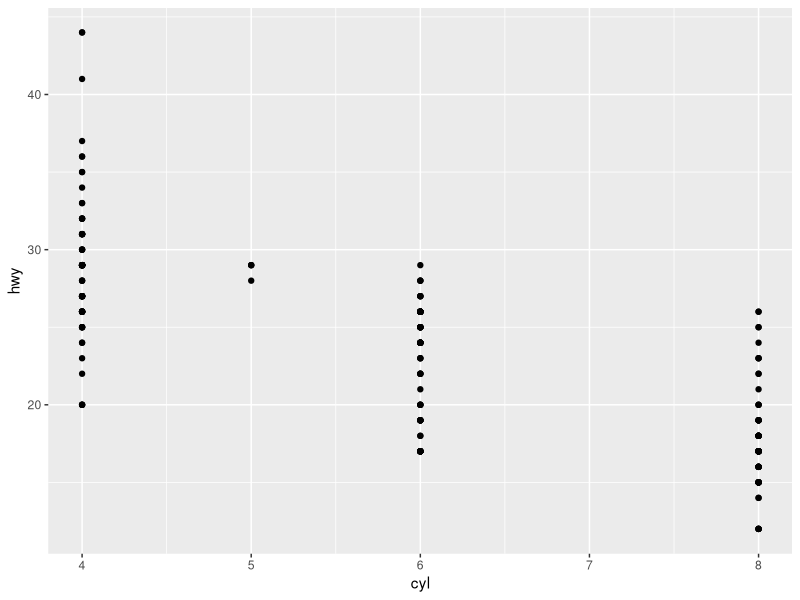
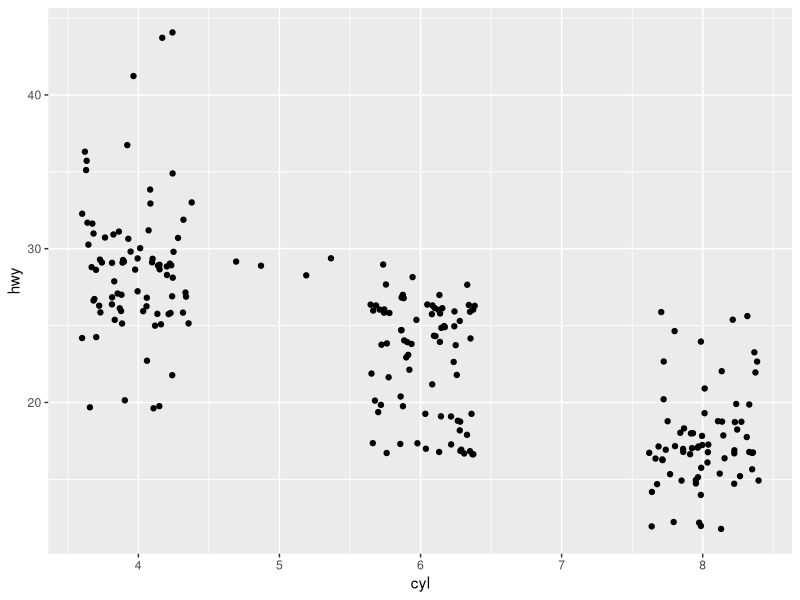
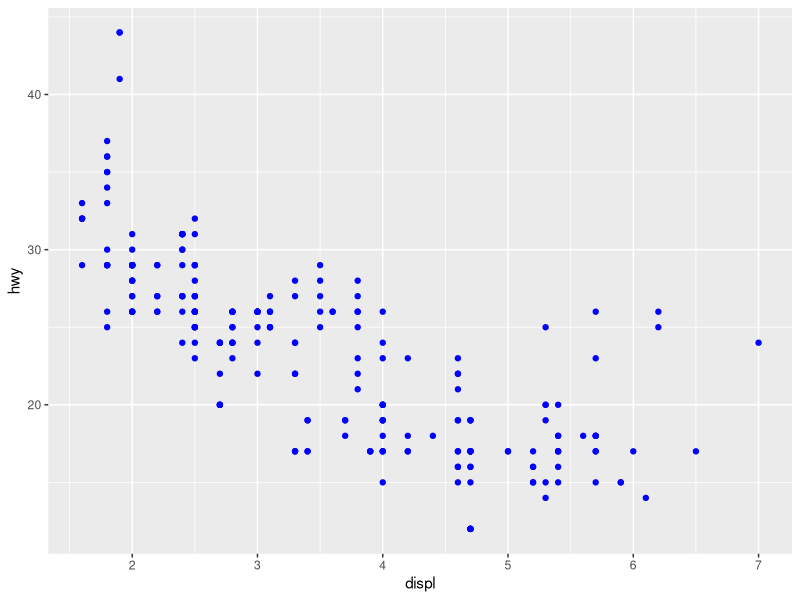
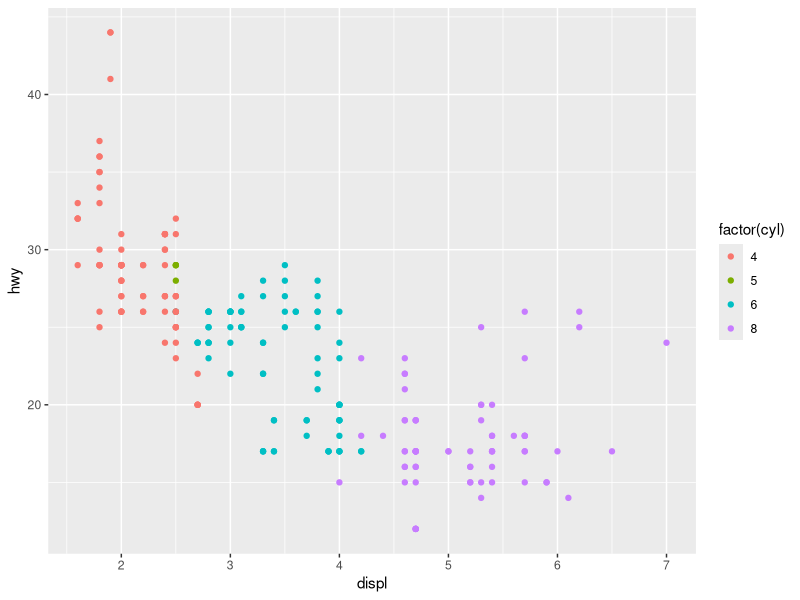
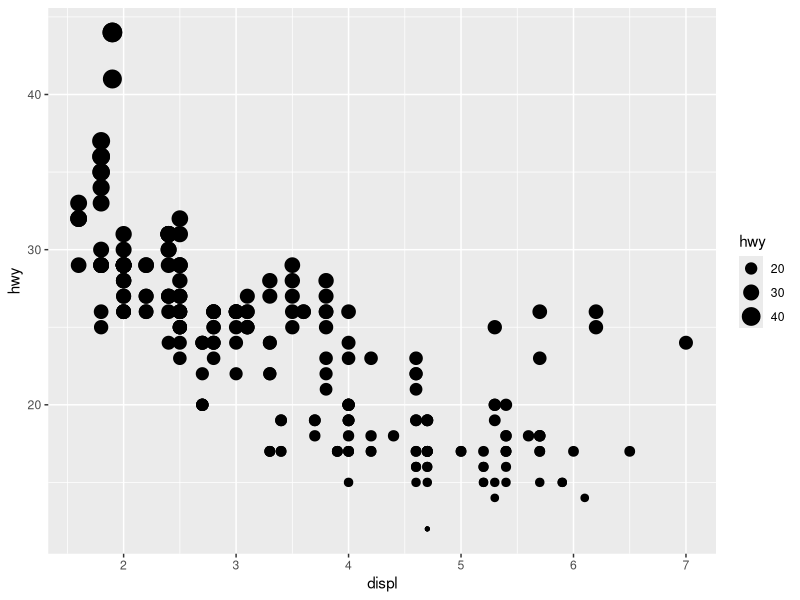
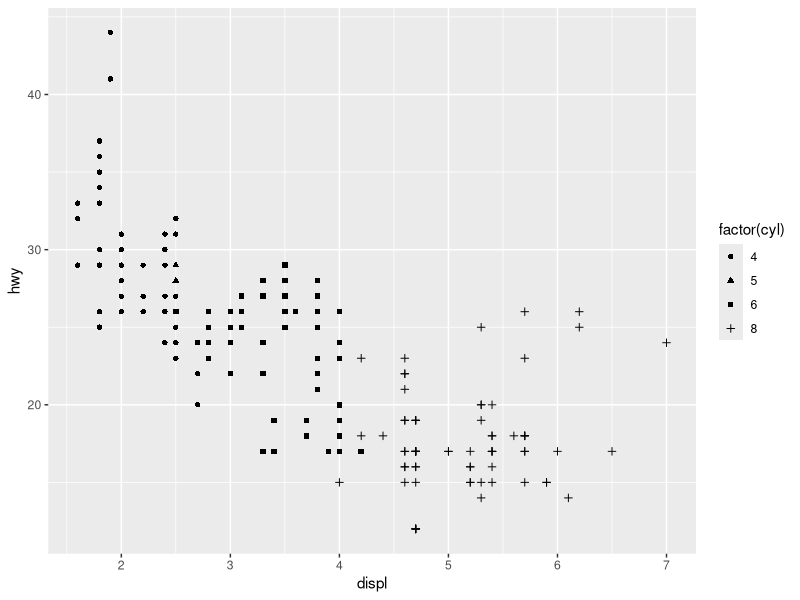
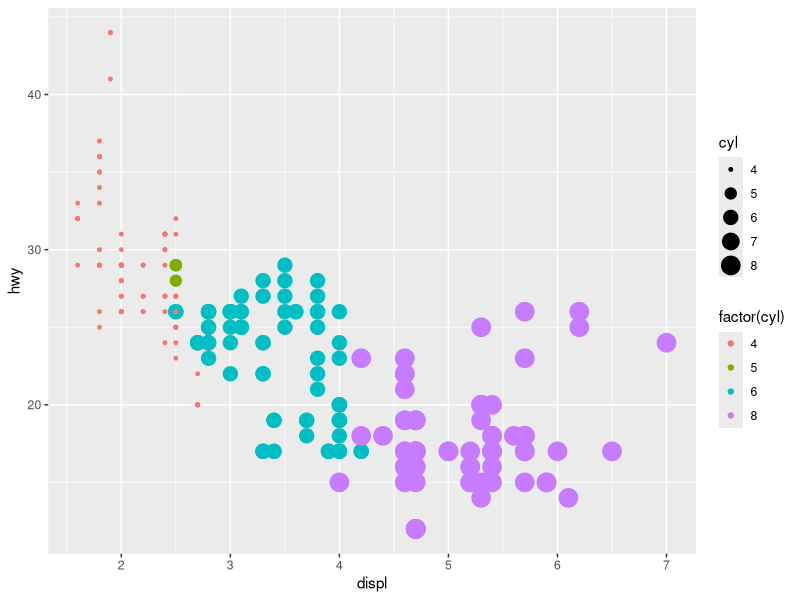
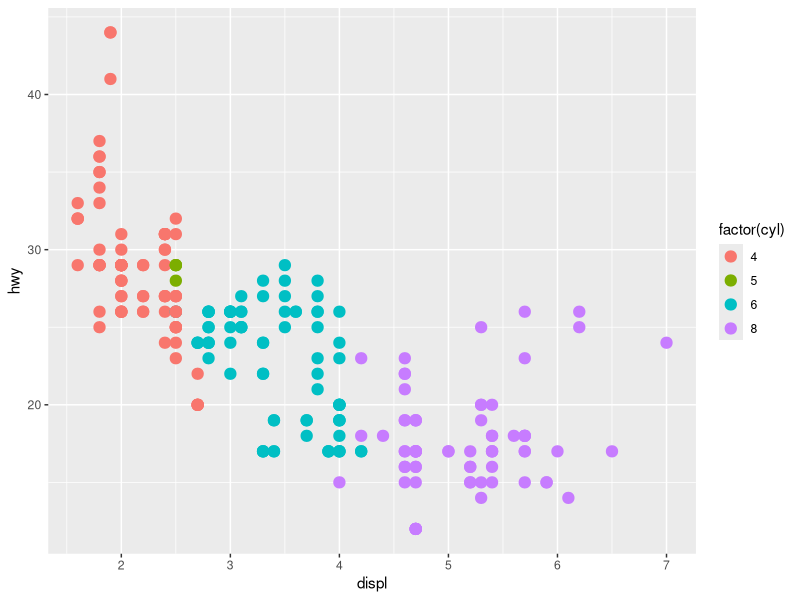

Source code (R) for these figures, in order:
# Загружаем необходимую библиотеку
library(ggplot2)

# Загружаем dataset mpg
data(mpg)

# 1. Построение диаграммы рассеяния hwy от cyl
ggplot(data = mpg) +
  geom_point(mapping = aes(x = cyl, y = hwy))

# Диаграмма рассеяния с параметром position = "jitter"
ggplot(data = mpg) +
  geom_point(mapping = aes(x = cyl, y = hwy), position = "jitter")

# 2. Исправление кода, чтобы точки были синие
ggplot(data = mpg) +
  geom_point(mapping = aes(x = displ, y = hwy), color = "blue")

# 3. Отображение переменных с помощью color, size и shape
# Использование color с качественной переменной
ggplot(data = mpg) +
  geom_point(mapping = aes(x = displ, y = hwy, color = factor(cyl)))

# Использование size с количественной переменной
ggplot(data = mpg) +
  geom_point(mapping = aes(x = displ, y = hwy, size = hwy))

# Использование shape с качественной переменной
ggplot(data = mpg) +
  geom_point(mapping = aes(x = displ, y = hwy, shape = factor(cyl)))

# 4. Отображение одной и той же переменной через несколько aesthetics
ggplot(data = mpg) +
  geom_point(mapping = aes(x = displ, y = hwy, color = factor(cyl), size = cyl))

# 5. Stroke aesthetic предназначена для управления шириной границы (обводки) точек
ggplot(data = mpg) +
  geom_point(mapping = aes(x = displ, y = hwy, color = factor(cyl)), stroke = 2)

# 6. Использование условного выражения в качестве aesthetic
ggplot(data = mpg) +
  geom_point(mapping = aes(x = displ, y = hwy, colour = displ < 5))

# 7. Построение facet по количественной переменной
ggplot(data = mpg) +
  geom_point(mapping = aes(x = displ, y = hwy)) +
  facet_wrap(~ hwy)

# 8. Параметр . (точка) в facet_grid
# . в drv ~ . означает, что фасеты будут распределены по строкам
ggplot(data = mpg) +
  geom_point(mapping = aes(x = displ, y = hwy)) +
  facet_grid(drv ~ .)

# . в . ~ cyl означает, что фасеты будут распределены по столбцам
ggplot(data = mpg) +
  geom_point(mapping = aes(x = displ, y = hwy)) +
  facet_grid(. ~ cyl)

# 12. Улучшение графика
ggplot(data = mpg, mapping = aes(x = cty, y = hwy)) +
  geom_point(alpha = 0.5, color = "blue") +
  theme_minimal()

# 13. Преобразование stacked bar chart в круговую диаграмму
ggplot(data = mpg, mapping = aes(x = "", fill = factor(cyl))) +
  geom_bar(width = 1) +
  coord_polar(theta = "y")

# 15. Анализ графика взаимоотношения потребления топлива на трассе и в городе
ggplot(data = mpg, mapping = aes(x = cty, y = hwy)) +
  geom_point() +
  geom_abline(intercept = 0, slope = 1, colour = "red") + # добавим красную линию y=x
  coord_fixed(ratio = 1) # Важен для сохранения одинакового масштаба осей
